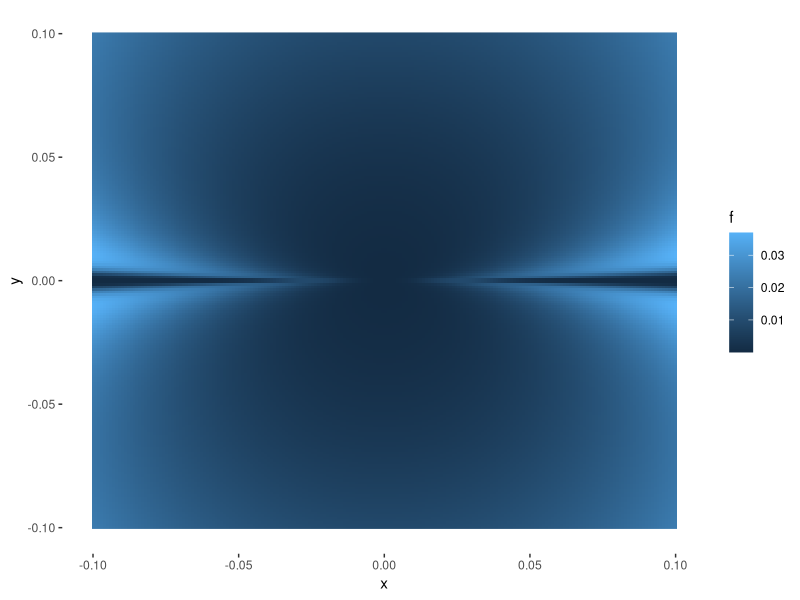

Here is the R script that generated this plot:
library(tidyverse)


git_repo_loc <- "/home/rgiordan/Documents/git_repos/BNP_sensitivity/"
paper_directory <- file.path(git_repo_loc, "writing/journal_paper")
image_path <- file.path(paper_directory, "static_images")

Fun <- function(x, y) {
    r <- sqrt(x^2 + y^2)
    theta <- atan(y / x)
    abs_sin <- abs(sin(theta))
    return((r^2 / abs_sin) * exp(-r / abs_sin))
}


x_range <- 0.1
num_points <- 200
x_grid <- seq(-x_range, x_range, length.out=num_points)

df <-
    expand_grid(x=x_grid, y=x_grid) %>%
    mutate(f=Fun(x, y))


png(file.path(image_path, "averbukh_example.png"), units="in", width=6, height=4, res=300)
ggplot(df) +
    geom_raster(aes(x=x, y=y, fill=f)) +
    theme_bw() +
    theme(
        plot.background = element_blank(),
        panel.grid.major = element_blank(),
        panel.grid.minor = element_blank(),
        panel.border = element_blank()
    )
dev.off()